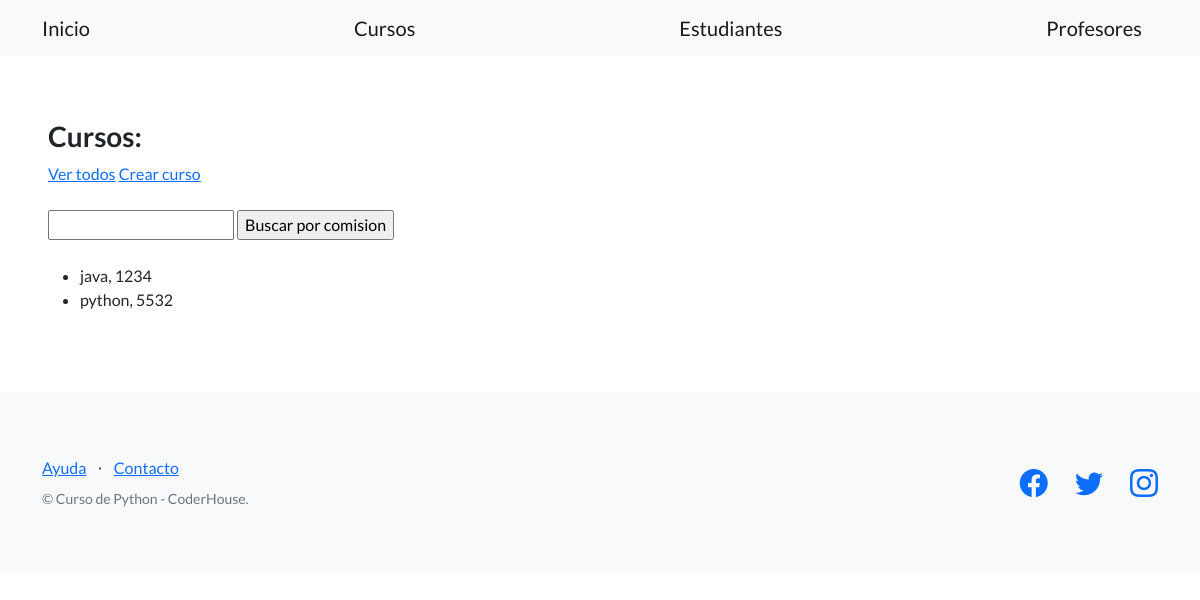
The app's page /estudios/cursos/ with its own data.
### control_estudios/models.py (models this page shows, shortened)
class Curso(models.Model):
    nombre = models.CharField(max_length=64)
    comision = models.IntegerField()

### control_estudios/views.py (the view)
# urls.py: path("cursos/", listar_cursos, name="lista_cursos"),
def listar_cursos(request):
    contexto = {
        "cursos": Curso.objects.all(),
    }
    http_response = render(
        request=request,
        template_name='control_estudios/lista_cursos.html',
        context=contexto,
    )
    return http_response

### control_estudios/templates/control_estudios/lista_cursos.html (shortened to what this page needs)
{% extends "base.html" %}
{% block contenido %}
<h3>Cursos:</h3>
<a href="{% url 'lista_cursos' %}">Ver todos</a>
<a href="{% url 'crear_curso' %}">Crear curso</a>
<br><br>
<form action="{% url 'buscar_cursos' %}" method="post">
  <input type="text" name="busqueda">
  <input type="submit" value="Buscar por comision">
</form>
<br>
<ul>
  {% for curso in cursos %}
  <li>
    {{ curso.nombre}}, {{ curso.comision}}
  </li>
  {% endfor %}
</ul>
{% endblock contenido %}

### records on screen
Curso: nombre "java", comision "1234"
Curso: nombre "python", comision "5532"
